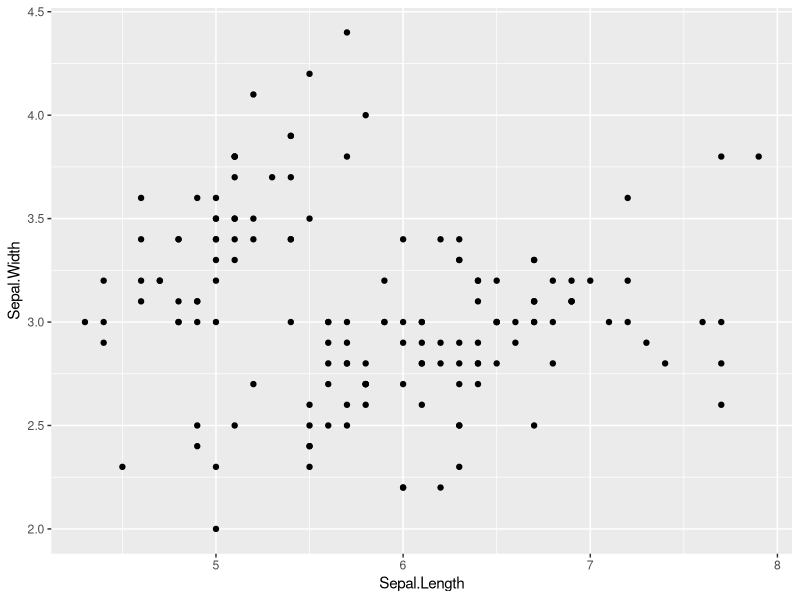
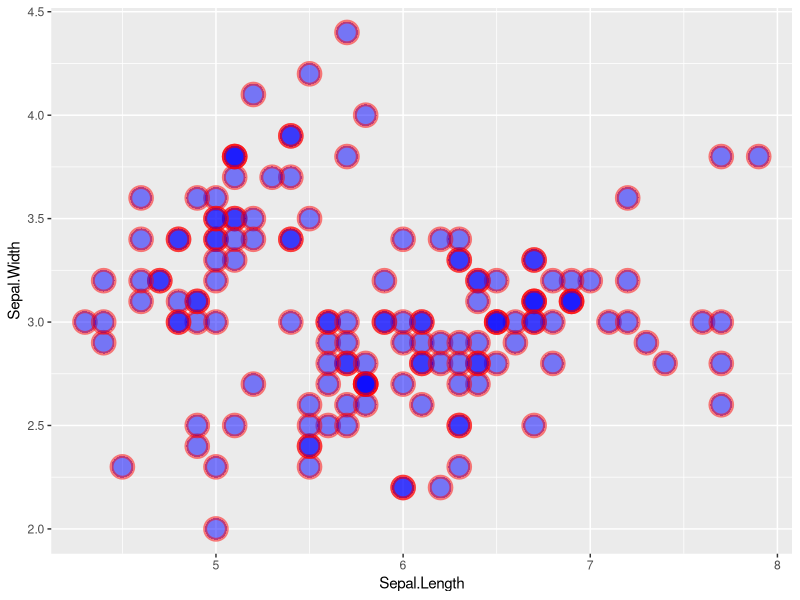
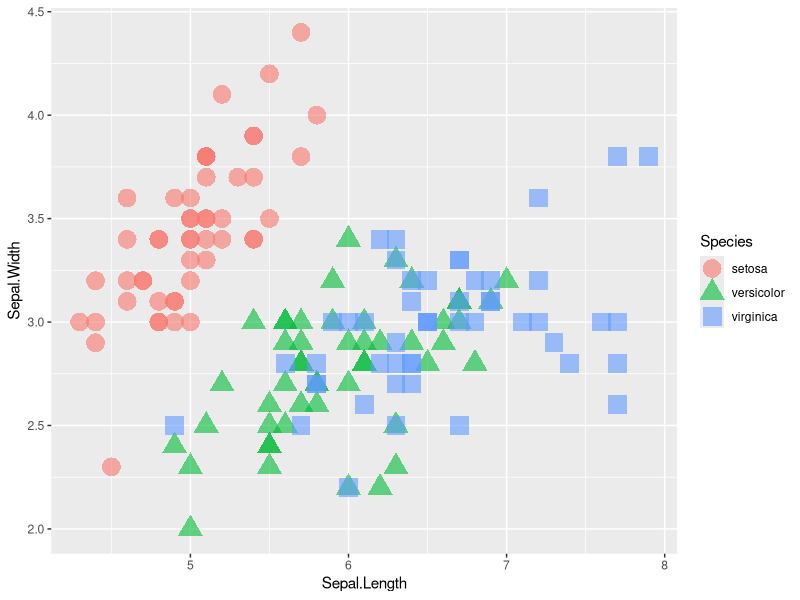
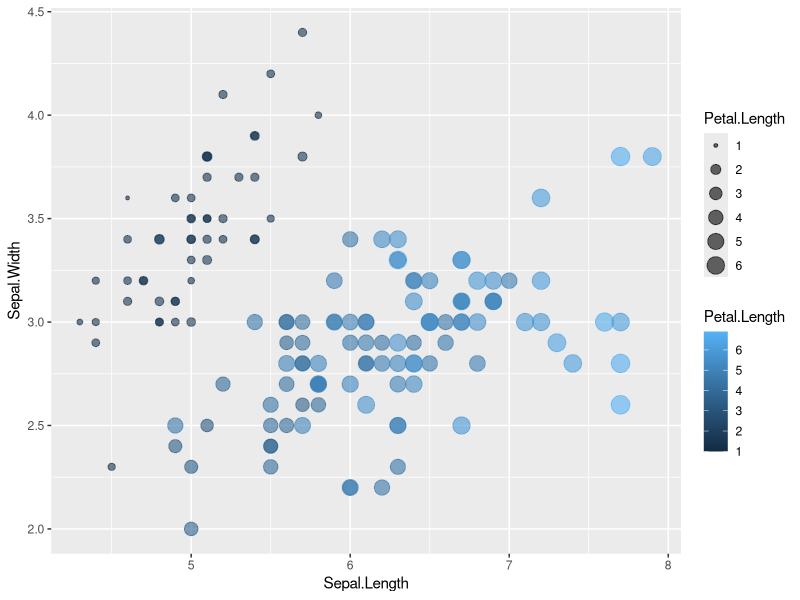

Recreate these plots in R, in order.
# library
library(ggplot2)
 
# The iris dataset is proposed by R
head(iris)
# basic scatterplot
ggplot(iris, aes(x=Sepal.Length, y=Sepal.Width)) + 
    geom_point()

#library
library(ggplot2)
 #The iris dataset
head(iris)
 # use options!
ggplot(iris, aes(x=Sepal.Length, y=Sepal.Width)) + 
    geom_point(
        color="red",
        fill="blue",
        shape=21,
        alpha=0.5,
        size=6,
        stroke = 2
        )

# library
library(ggplot2)
# The mtcars dataset is proposed in R
head(mtcars)
# Color and shape depend on factor (categorical variable)
ggplot(iris, aes(x=Sepal.Length, y=Sepal.Width, color=Species, shape=Species)) + 
    geom_point(size=6, alpha=0.6)
 
# Color and shape depend on factor (categorical variable)
ggplot(iris, aes(x=Sepal.Length, y=Sepal.Width, color=Petal.Length, size=Petal.Length)) + 
    geom_point(alpha=0.6)


